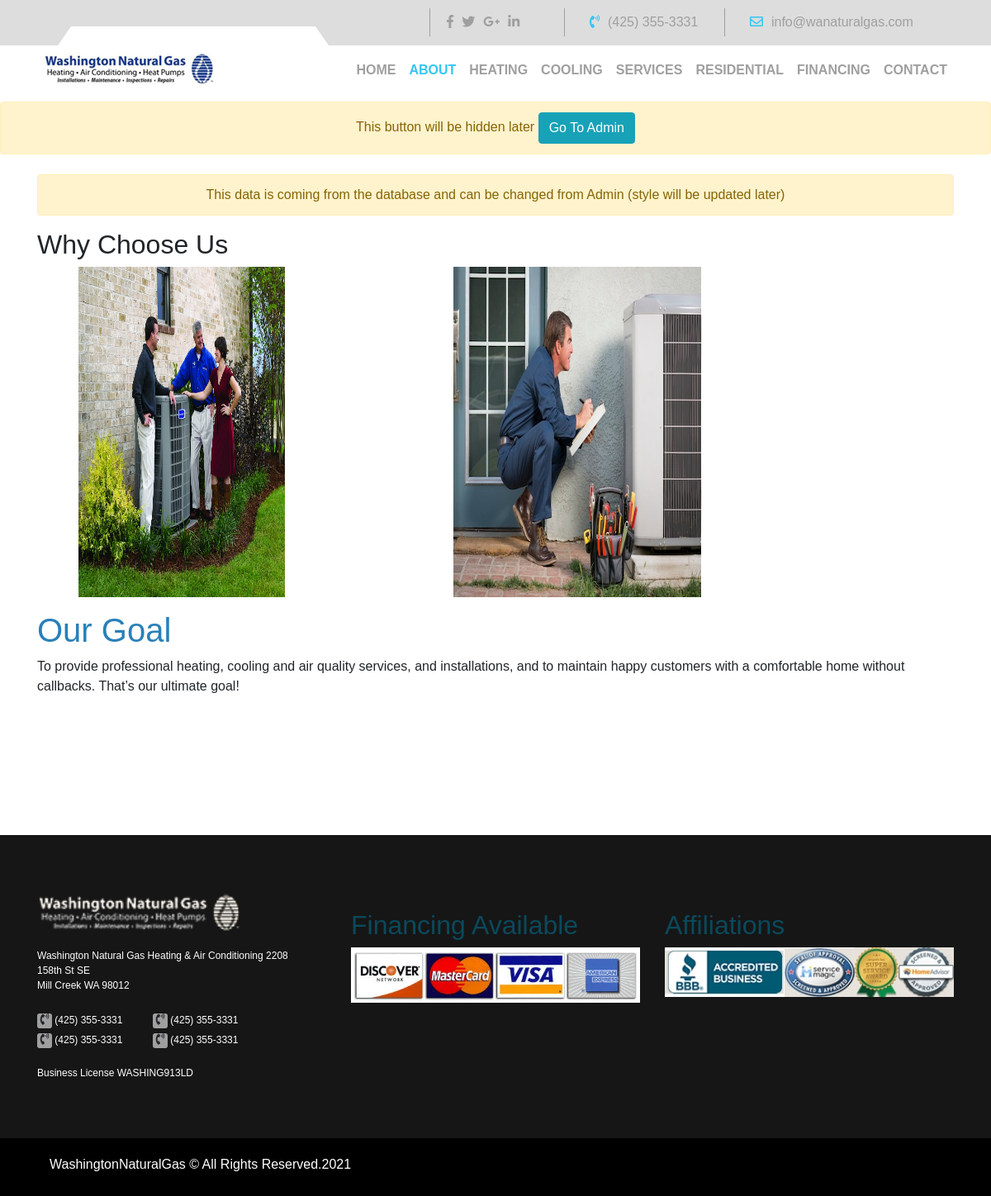
The page /about-us/ on the database its author committed.
### pages/models.py (models this page shows)
class Core(models.Model):
    title = models.CharField(max_length=250)
    image_1 = models.ImageField(upload_to='images/')
    image_2 = models.ImageField(upload_to='images/')
    description = RichTextField()

### pages/views.py (the view)
# urls.py: path('about-us/', views.about_page, name='about_us'),
def about_page(request):
    about = About.objects.all().first()
    context = {
        'about': about,
        'active': 'about',
    }
    return render(request, 'pages/about_us.html', context)

### templates/pages/about_us.html (shortened to what this page needs)
{% extends 'base.html' %}
{% load static %}
{% block content %}
 <div class="container">
     <p class="alert alert-warning text-center">This data is coming from the database and can be changed from Admin (style will be updated later)</p>
     <h2>{{ about.title }}</h2>
     <img src="{{ about.image_1.url }}" alt="about us" width="400px" height="400px" style="padding-right: 100px;padding-left:50px">
     <img src="{{ about.image_2.url }}" alt="about us" width="400px" height="400px" style="padding-left: 100px;">
    <br>
     <p>{{ about.description|safe }}</p>
 </div>
{% endblock %}

### static/css/master.css (style rules this page uses)
body { font-family: 'Poppins', sans-serif; position: relative; }
body { overflow-x: hidden; overflow: hidden; }
* { -webkit-box-sizing: border-box; box-sizing: border-box; }

### rows shown on the page
Core: title "Why Choose Us", image_1 (picture), image_2 (picture), description "Our Goal To provide professional heating, cooling and air quality services, and installations, and to maintain happy customers with a comfortable home without callbacks. That’s our ultimate goal!"
